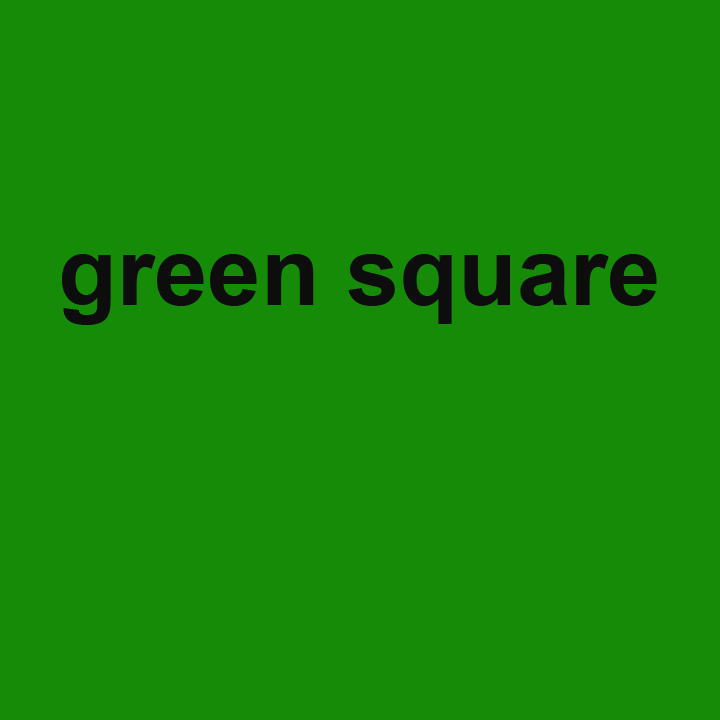
#> input picture research/working/images/square.png, 720 x 720 px
$ python pillow_create_thumbnail_image.py
#> lines starting #> are read from the running program, lines starting #| are printed output that depends on the picture
from tkinter import *
from tkinter.ttk import *
import cv2
from PIL import Image, ImageTk

def set_ratio_type(width, height):
	##- subtract height from width:
	difference = width / height
	print("difference: ", difference)
	##	- result: 1.78 or less: pillarbox
	## - 1.781 or more: letterbox
	if difference < 1.78:
		ratio_flag = "pillarbox"
	else:
		ratio_flag = "letterbox"

	return ratio_flag

## set up display
window = Tk()
canvas = Canvas(window, width = 720, height = 320)
canvas.grid()

# [5 lines of commented-out code are left out]
cv_image = cv2.imread("images/square.png")
#> cv_image is the input picture: shape (720, 720, 3); mean B, G, R 7.2, 135, 21.7
## convert ##

## reverse the order of the colour channels
blue, green, red = cv2.split(cv_image)
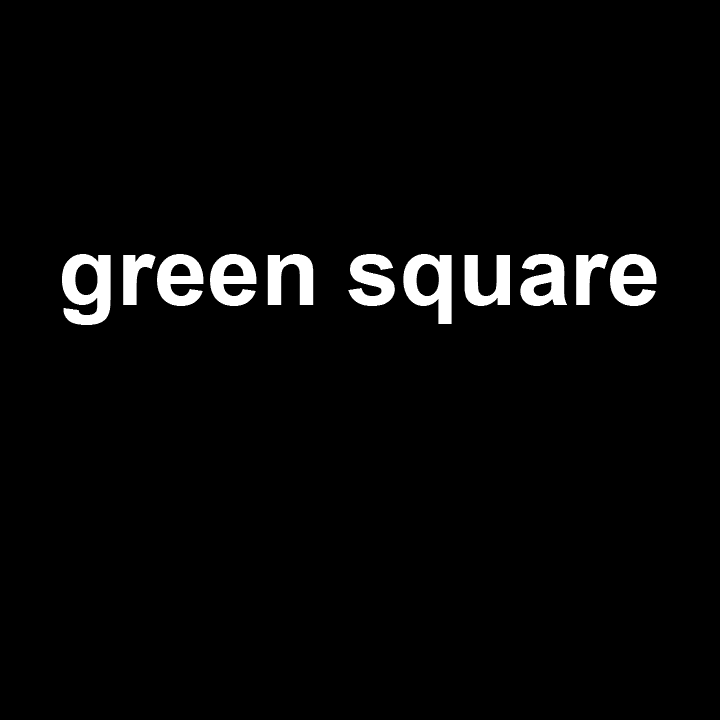
#> blue: shape (720, 720); min 7, max 12, mean 7.16; drawn with min black and max white
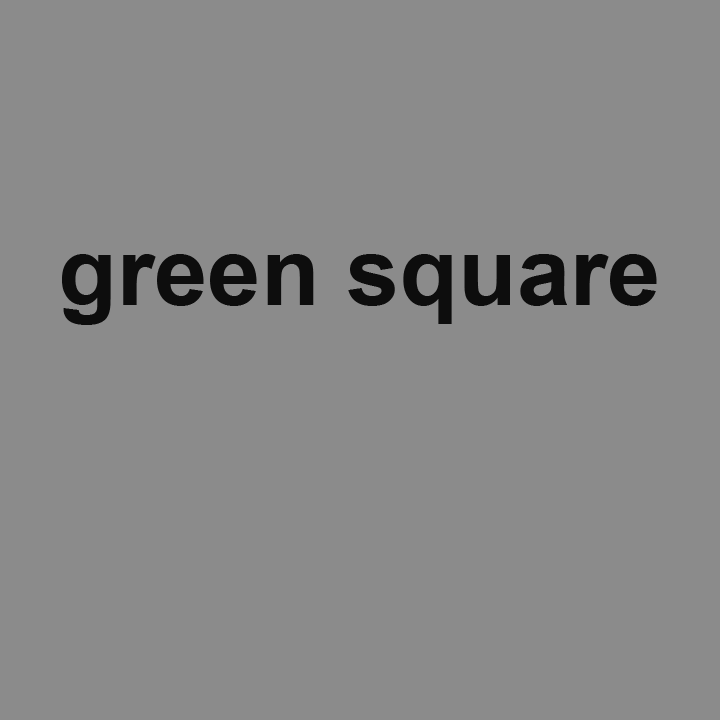
#> green: shape (720, 720); min 13, max 139, mean 135
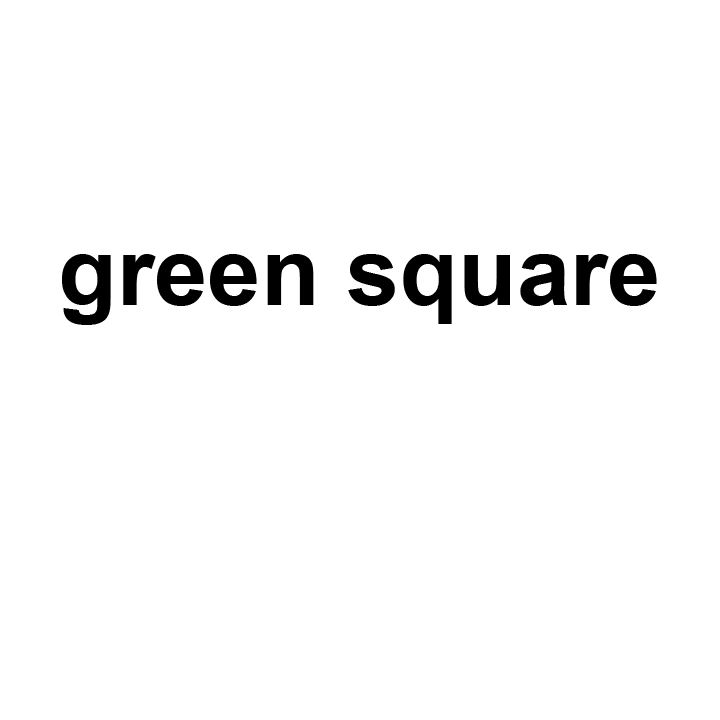
#> red: shape (720, 720); min 12, max 22, mean 21.7; drawn with min black and max white
image_rgb = cv2.merge((red, green, blue))
pillow_image_data = Image.fromarray(image_rgb)

## get width and height
width = cv_image.shape[1]
#> width = 720
height = cv_image.shape[0]
#> height = 720
print("original width: ", width, ", original height: ", height)
#| original width:  720 , original height:  720

## the the ratio difference type
ratio_type = set_ratio_type(width, height)
#| difference:  1.0
#> ratio_type = 'pillarbox'
print("ratio_type: ", ratio_type)
#| ratio_type:  pillarbox

## set target resolution
target_width = 384
target_height = 216

## resize the image to fit within the target resolution
## and get the size divisor for calculating image resize
if ratio_type == "letterbox":
	new_width = target_width
	divisor = width / target_width ## always assume we're downsizing
	new_height = int(height / divisor)
	print("letterbox...\n divisor: ", divisor, "\n new_width: ", new_width, "\n new_height: ", new_height)
elif ratio_type == "pillarbox":
	new_height = target_height
	divisor = height / target_height
#> divisor = 3.33
	new_width = int(width / divisor)
#> new_width = 216
	print("pillarbox...\n divisor: ", divisor, "\n new_width: ", new_width, "\n new_height: ", new_height)
#> (printed output is left out)

print("new_height: ", new_height, ", new_width: ", new_width)
#| new_height:  216 , new_width:  216

## get placement
if new_height == target_height: ## pillarbox mode
	pillars = (target_width - new_width) / 2
#> pillars = 84
	letters = 0
elif new_width == target_width: ## letterbox mode
	letters = (target_height - new_height) / 2
	pillars = 0

print("pillars: ", pillars, ", letters: ", letters)
#| pillars:  84.0 , letters:  0

## resize image
pillow_image_data = pillow_image_data.resize((new_width, new_height))

## convert to TkImage
tk_image = ImageTk.PhotoImage(pillow_image_data)

canvas.create_rectangle(0, 0, 384, 216, fill = "black")
## put the image on the canvas
canvas.create_image(pillars, letters, anchor = "nw", image = tk_image)

## open the display
window.mainloop()
